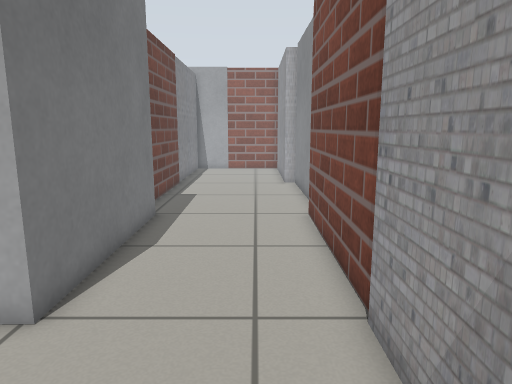
view 1 (above)

15 first-person views from a walk through a robot-simulator world made for Gazebo. The camera is 0.83 m above the floor, tilts 10° down and sees 70° across. The floor is counted in squares, 0.25 m on a side. Each view is taken from the middle of a square. On the plan, view 1 faces up. The plan holds only what a view shows up to about 20 squares ahead; the rest is blank. The place goes on beyond the plan. Robots are left out. Simple shapes stand in for some stock models. Some surface patterns are stand-ins.

view 2
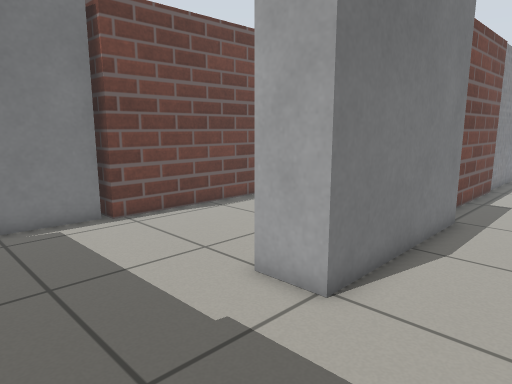

view 3
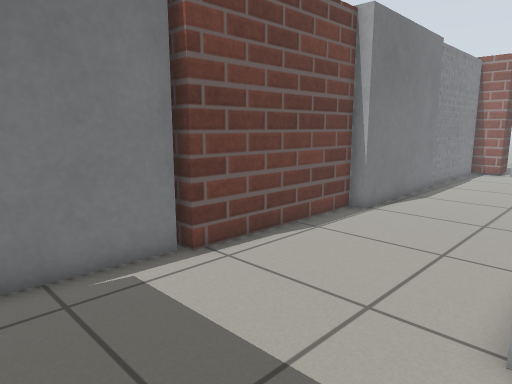

view 4
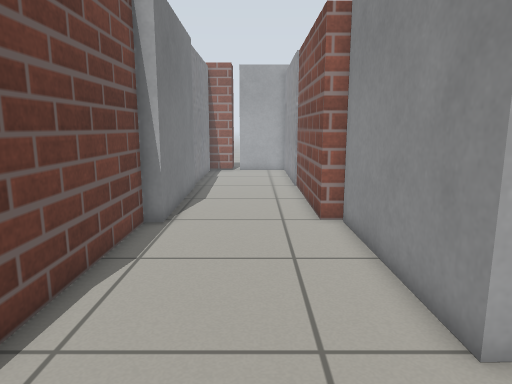

view 5
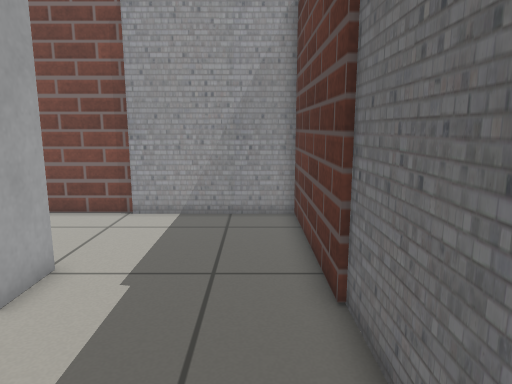

view 6
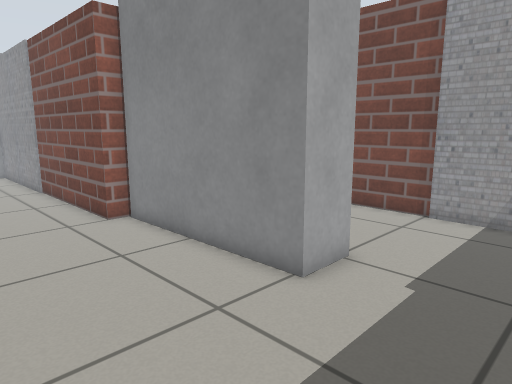

view 7
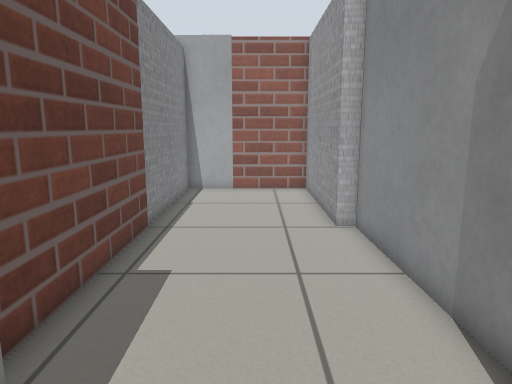

view 8
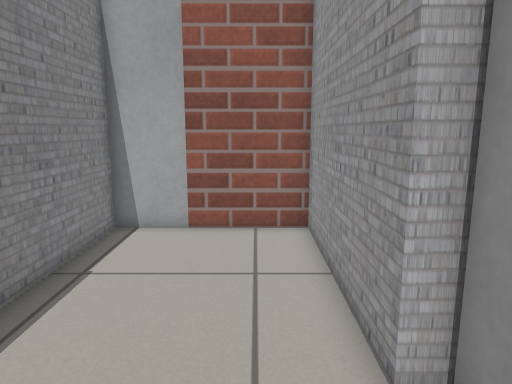

view 9
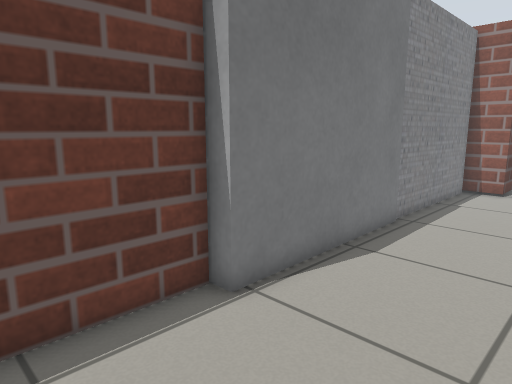

view 10
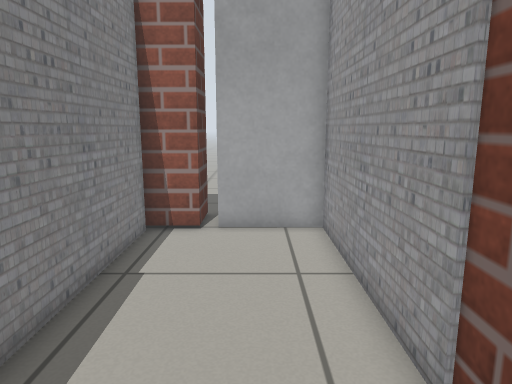

view 11
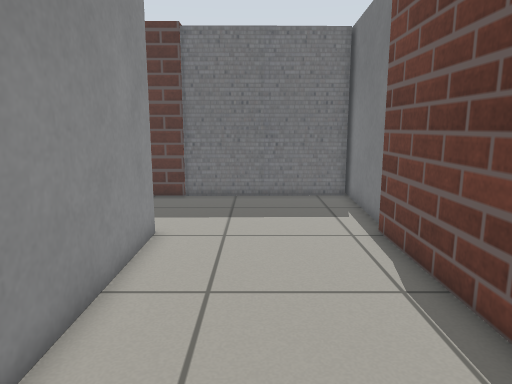

view 12
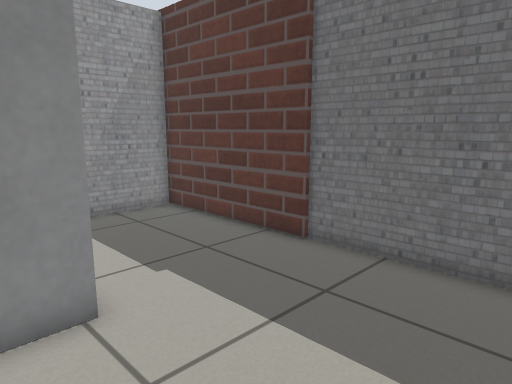

view 13
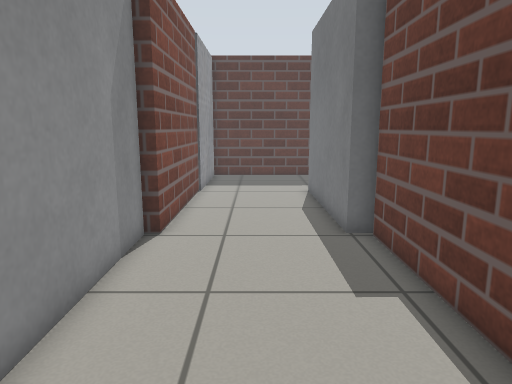

view 14
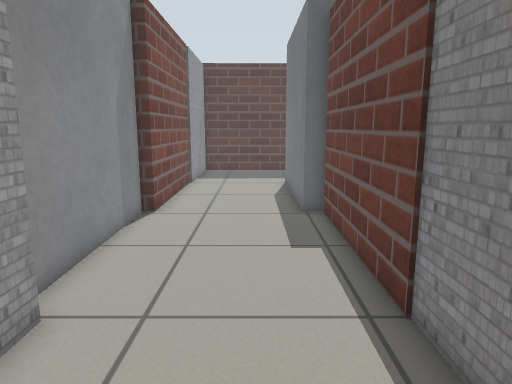

view 15
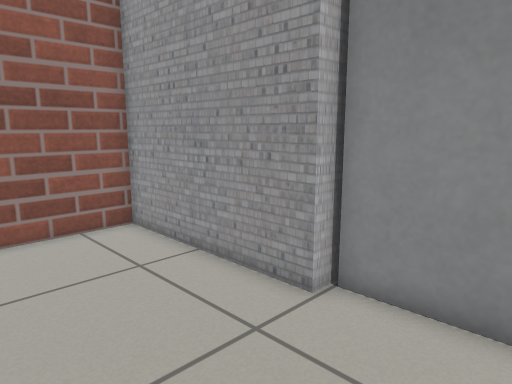

### Floor plan
Key: @ floor where view 1 was taken; # wall or solid block; . floor; B brick block; O other object.
Columns run from 14 left of view 1 to 3 right of it. Each row starts with its distance up from view 1.
 32    B
 31    B
 30  BBBOOO###OOBBBB#
 29  #.....###......#
 28  #.....###......#
 27  #.....###......#
 26  #.....###......#
 25  #.....###......#
 24  #.....###......#
 23  #.....###......#
 22  #.....###......##
 21   O....B B......O
 20   O....B B......O
 19   O....B B......O
 18   O....B B......O
 17   O....B B......O
 16   O....B B......O
 15   O....B B......O.
 14  OO....BBBO.....BB
 13  B......O O.....B
 12  B......O O.....B
 11  B......O O.....B
 10  B......O O.....B
  9  B......O O.....B
  8  B......O O.....B
  7  B......O O.....B
  6 BB......OOO.....#
  5  O..............#
  4  O..............#
  3  O..............#
  2  O..............#
  1  O..............#
  0 O.............@.#
 -1 O########BBBBBBB#
 -2 O

Where each view was taken, in squares from view 1:
view 1: 0 up, 0 right, facing up
view 2: 0 up, 0 right, facing up-left
view 3: 0 up, 5 left, facing up-left
view 4: 1 up, 9 left, facing up
view 5: 1 up, 12 left, facing right
view 6: 1 up, 12 left, facing up-right
view 7: 10 up, 1 left, facing up
view 8: 18 up, 0 right, facing up
view 9: 9 up, 7 left, facing up-left
view 10: 18 up, 9 left, facing up
view 11: 17 up, 9 left, facing down
view 12: 8 up, 12 left, facing down-right
view 13: 25 up, 1 left, facing down
view 14: 28 up, 2 left, facing down
view 15: 18 up, 4 left, facing up-right
